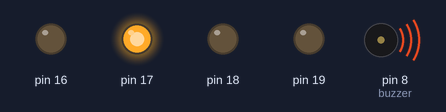
This sketch was run on a simulated Arduino Uno, built with avr-gcc and run on an emulated ATmega328P. On the bench: output pins drawn as LEDs (lit = HIGH), buzzer (waves = sounding). Random numbers use the default seed unless the sketch sets one.

Above: at 0.19 s.
At 6.2 s:
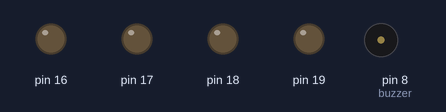
At 8.0 s:
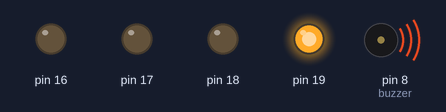
At 19.03 s:
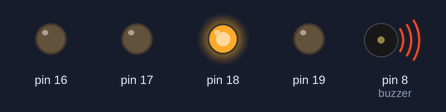
At 30.0 s:
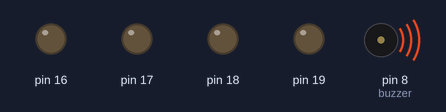
At 39.59 s:
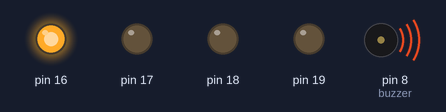
Timing chart, 0 to 40.0 s (numbered marks = the images above):
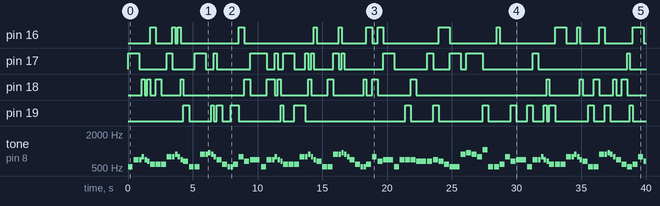

Measured:
- by itself, pin 16: LOW → HIGH at 1.7 s, → LOW 0.43 s later, → HIGH 1.3 s later, → LOW 0.21 s later, … (28 changes in this stretch)
- by itself, pin 17: LOW → HIGH at 0.00 s, → LOW 0.86 s later, → HIGH 2.1 s later, → LOW 0.43 s later, … (34 changes in this stretch)
- by itself, pin 18: LOW → HIGH at 1.1 s, → LOW 0.21 s later, → HIGH 0.21 s later, → LOW 0.21 s later, … (34 changes in this stretch)
- by itself, pin 19: LOW → HIGH at 4.3 s, → LOW 0.43 s later, → HIGH 1.7 s later, → LOW 0.21 s later, … (32 changes in this stretch)
- by itself, tone on pin 8 (buzzer): plays 523 Hz for 0.39 s, 698 Hz for 0.39 s, 698 Hz for 0.19 s, 784 Hz for 0.19 s, 698 Hz for 0.19 s, 659 Hz for 0.19 s … (111 notes in this stretch)

The sketch:

led_natale_random.ino
```cpp
/*
  We Wish You a Merry Christmas - Traditional Christmas song
  Connect a piezo buzzer or speaker to pin 11 or select a new pin.
  More songs available at https://github.com/robsoncouto/arduino-songs

                                              Robson Couto, 2019
*/
#define NOTE_B0  31
#define NOTE_C1  33
#define NOTE_CS1 35
#define NOTE_D1  37
#define NOTE_DS1 39
#define NOTE_E1  41
#define NOTE_F1  44
#define NOTE_FS1 46
#define NOTE_G1  49
#define NOTE_GS1 52
#define NOTE_A1  55
#define NOTE_AS1 58
#define NOTE_B1  62
#define NOTE_C2  65
#define NOTE_CS2 69
#define NOTE_D2  73
#define NOTE_DS2 78
#define NOTE_E2  82
#define NOTE_F2  87
#define NOTE_FS2 93
#define NOTE_G2  98
#define NOTE_GS2 104
#define NOTE_A2  110
#define NOTE_AS2 117
#define NOTE_B2  123
#define NOTE_C3  131
#define NOTE_CS3 139
#define NOTE_D3  147
#define NOTE_DS3 156
#define NOTE_E3  165
#define NOTE_F3  175
#define NOTE_FS3 185
#define NOTE_G3  196
#define NOTE_GS3 208
#define NOTE_A3  220
#define NOTE_AS3 233
#define NOTE_B3  247
#define NOTE_C4  262
#define NOTE_CS4 277
#define NOTE_D4  294
#define NOTE_DS4 311
#define NOTE_E4  330
#define NOTE_F4  349
#define NOTE_FS4 370
#define NOTE_G4  392
#define NOTE_GS4 415
#define NOTE_A4  440
#define NOTE_AS4 466
#define NOTE_B4  494
#define NOTE_C5  523
#define NOTE_CS5 554
#define NOTE_D5  587
#define NOTE_DS5 622
#define NOTE_E5  659
#define NOTE_F5  698
#define NOTE_FS5 740
#define NOTE_G5  784
#define NOTE_GS5 831
#define NOTE_A5  880
#define NOTE_AS5 932
#define NOTE_B5  988
#define NOTE_C6  1047
#define NOTE_CS6 1109
#define NOTE_D6  1175
#define NOTE_DS6 1245
#define NOTE_E6  1319
#define NOTE_F6  1397
#define NOTE_FS6 1480
#define NOTE_G6  1568
#define NOTE_GS6 1661
#define NOTE_A6  1760
#define NOTE_AS6 1865
#define NOTE_B6  1976
#define NOTE_C7  2093
#define NOTE_CS7 2217
#define NOTE_D7  2349
#define NOTE_DS7 2489
#define NOTE_E7  2637
#define NOTE_F7  2794
#define NOTE_FS7 2960
#define NOTE_G7  3136
#define NOTE_GS7 3322
#define NOTE_A7  3520
#define NOTE_AS7 3729
#define NOTE_B7  3951
#define NOTE_C8  4186
#define NOTE_CS8 4435
#define NOTE_D8  4699
#define NOTE_DS8 4978
#define REST      0


// change this to make the song slower or faster
int tempo = 140;

// change this to whichever pin you want to use
int buzzer = 8;

// notes of the moledy followed by the duration.
// a 4 means a quarter note, 8 an eighteenth , 16 sixteenth, so on
// !!negative numbers are used to represent dotted notes,
// so -4 means a dotted quarter note, that is, a quarter plus an eighteenth!!
int melody[] = {

  // We Wish You a Merry Christmas
  // Score available at https://musescore.com/user/6208766/scores/1497501

  NOTE_C5,4, //1
  NOTE_F5,4, NOTE_F5,8, NOTE_G5,8, NOTE_F5,8, NOTE_E5,8,
  NOTE_D5,4, NOTE_D5,4, NOTE_D5,4,
  NOTE_G5,4, NOTE_G5,8, NOTE_A5,8, NOTE_G5,8, NOTE_F5,8,
  NOTE_E5,4, NOTE_C5,4, NOTE_C5,4,
  NOTE_A5,4, NOTE_A5,8, NOTE_AS5,8, NOTE_A5,8, NOTE_G5,8,
  NOTE_F5,4, NOTE_D5,4, NOTE_C5,8, NOTE_C5,8,
  NOTE_D5,4, NOTE_G5,4, NOTE_E5,4,

  NOTE_F5,2, NOTE_C5,4, //8
  NOTE_F5,4, NOTE_F5,8, NOTE_G5,8, NOTE_F5,8, NOTE_E5,8,
  NOTE_D5,4, NOTE_D5,4, NOTE_D5,4,
  NOTE_G5,4, NOTE_G5,8, NOTE_A5,8, NOTE_G5,8, NOTE_F5,8,
  NOTE_E5,4, NOTE_C5,4, NOTE_C5,4,
  NOTE_A5,4, NOTE_A5,8, NOTE_AS5,8, NOTE_A5,8, NOTE_G5,8,
  NOTE_F5,4, NOTE_D5,4, NOTE_C5,8, NOTE_C5,8,
  NOTE_D5,4, NOTE_G5,4, NOTE_E5,4,
  NOTE_F5,2, NOTE_C5,4,

  NOTE_F5,4, NOTE_F5,4, NOTE_F5,4,//17
  NOTE_E5,2, NOTE_E5,4,
  NOTE_F5,4, NOTE_E5,4, NOTE_D5,4,
  NOTE_C5,2, NOTE_A5,4,
  NOTE_AS5,4, NOTE_A5,4, NOTE_G5,4,
  NOTE_C6,4, NOTE_C5,4, NOTE_C5,8, NOTE_C5,8,
  NOTE_D5,4, NOTE_G5,4, NOTE_E5,4,
  NOTE_F5,2, NOTE_C5,4,
  NOTE_F5,4, NOTE_F5,8, NOTE_G5,8, NOTE_F5,8, NOTE_E5,8,
  NOTE_D5,4, NOTE_D5,4, NOTE_D5,4,

  NOTE_G5,4, NOTE_G5,8, NOTE_A5,8, NOTE_G5,8, NOTE_F5,8, //27
  NOTE_E5,4, NOTE_C5,4, NOTE_C5,4,
  NOTE_A5,4, NOTE_A5,8, NOTE_AS5,8, NOTE_A5,8, NOTE_G5,8,
  NOTE_F5,4, NOTE_D5,4, NOTE_C5,8, NOTE_C5,8,
  NOTE_D5,4, NOTE_G5,4, NOTE_E5,4,
  NOTE_F5,2, NOTE_C5,4,
  NOTE_F5,4, NOTE_F5,4, NOTE_F5,4,
  NOTE_E5,2, NOTE_E5,4,
  NOTE_F5,4, NOTE_E5,4, NOTE_D5,4,

  NOTE_C5,2, NOTE_A5,4,//36
  NOTE_AS5,4, NOTE_A5,4, NOTE_G5,4,
  NOTE_C6,4, NOTE_C5,4, NOTE_C5,8, NOTE_C5,8,
  NOTE_D5,4, NOTE_G5,4, NOTE_E5,4,
  NOTE_F5,2, NOTE_C5,4,
  NOTE_F5,4, NOTE_F5,8, NOTE_G5,8, NOTE_F5,8, NOTE_E5,8,
  NOTE_D5,4, NOTE_D5,4, NOTE_D5,4,
  NOTE_G5,4, NOTE_G5,8, NOTE_A5,8, NOTE_G5,8, NOTE_F5,8,
  NOTE_E5,4, NOTE_C5,4, NOTE_C5,4,

  NOTE_A5,4, NOTE_A5,8, NOTE_AS5,8, NOTE_A5,8, NOTE_G5,8,//45
  NOTE_F5,4, NOTE_D5,4, NOTE_C5,8, NOTE_C5,8,
  NOTE_D5,4, NOTE_G5,4, NOTE_E5,4,
  NOTE_F5,2, NOTE_C5,4,
  NOTE_F5,4, NOTE_F5,8, NOTE_G5,8, NOTE_F5,8, NOTE_E5,8,
  NOTE_D5,4, NOTE_D5,4, NOTE_D5,4,
  NOTE_G5,4, NOTE_G5,8, NOTE_A5,8, NOTE_G5,8, NOTE_F5,8,
  NOTE_E5,4, NOTE_C5,4, NOTE_C5,4,

  NOTE_A5,4, NOTE_A5,8, NOTE_AS5,8, NOTE_A5,8, NOTE_G5,8, //53
  NOTE_F5,4, NOTE_D5,4, NOTE_C5,8, NOTE_C5,8,
  NOTE_D5,4, NOTE_G5,4, NOTE_E5,4,
  NOTE_F5,2, REST,4
};

// sizeof gives the number of bytes, each int value is composed of two bytes (16 bits)
// there are two values per note (pitch and duration), so for each note there are four bytes
int notes = sizeof(melody) / sizeof(melody[0]) / 2;

// this calculates the duration of a whole note in ms
int wholenote = (60000 * 4) / tempo;

int divider = 0, noteDuration = 0;

int leds[] = {16, 17, 18, 19, 20, 21};
int leds_len = sizeof(leds)/sizeof(leds[0]);

void setup() {
  // iterate over the notes of the melody.
  // Remember, the array is twice the number of notes (notes + durations)
  for (int thisNote = 0; thisNote < notes * 2; thisNote = thisNote + 2) {

    // calculates the duration of each note
    divider = melody[thisNote + 1];
    if (divider > 0) {
      // regular note, just proceed
      noteDuration = (wholenote) / divider;
    } else if (divider < 0) {
      // dotted notes are represented with negative durations!!
      noteDuration = (wholenote) / abs(divider);
      noteDuration *= 1.5; // increases the duration in half for dotted notes
    }

    // we only play the note for 90% of the duration, leaving 10% as a pause
    tone(buzzer, melody[thisNote], noteDuration*0.9);
    int led = leds[random(0, leds_len)];
    pinMode(led, OUTPUT);
    digitalWrite(led, HIGH);
    // Wait for the specief duration before playing the next note.
    delay(noteDuration);

    // stop the waveform generation before the next note.
    noTone(buzzer);
    digitalWrite(led, LOW);
  }


}

void loop() {
  // no need to repeat the melody.
}
```
